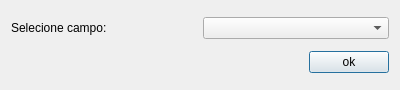
<?xml version="1.0" encoding="UTF-8"?>
<ui version="4.0">
 <class>Dialog</class>
 <widget class="QDialog" name="Dialog">
  <property name="geometry">
   <rect>
    <x>0</x>
    <y>0</y>
    <width>400</width>
    <height>90</height>
   </rect>
  </property>
  <property name="windowTitle">
   <string>Dialog</string>
  </property>
  <layout class="QGridLayout" name="gridLayout">
   <item row="0" column="0" colspan="2">
    <layout class="QHBoxLayout" name="horizontalLayout">
     <item>
      <widget class="QLabel" name="label">
       <property name="text">
        <string>Selecione campo:</string>
       </property>
      </widget>
     </item>
     <item>
      <widget class="QComboBox" name="fields_cb"/>
     </item>
    </layout>
   </item>
   <item row="1" column="0">
    <spacer name="horizontalSpacer">
     <property name="orientation">
      <enum>Qt::Horizontal</enum>
     </property>
     <property name="sizeHint" stdset="0">
      <size>
       <width>288</width>
       <height>20</height>
      </size>
     </property>
    </spacer>
   </item>
   <item row="1" column="1">
    <widget class="QPushButton" name="ok_btn">
     <property name="text">
      <string>ok</string>
     </property>
    </widget>
   </item>
  </layout>
 </widget>
 <resources/>
 <connections/>
</ui>
